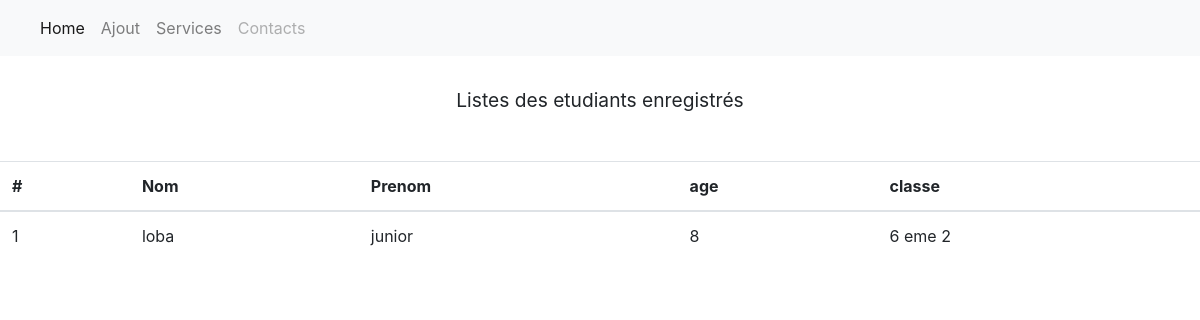
The page /liste on the database as committed earlier.
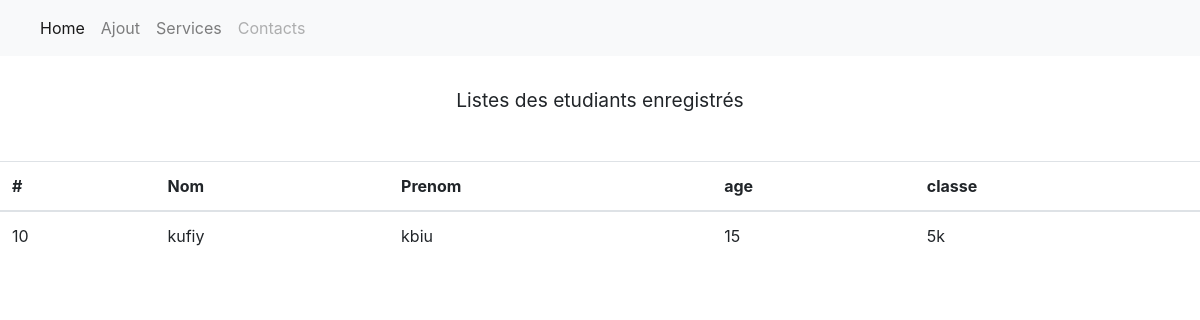
The same page on the database as committed later.
### inscription/models.py (models this page shows, shortened)
class Etudiant(models.Model):
    nom = models.CharField(max_length=50)
    prenom = models.CharField(max_length=50)
    age = models.IntegerField()
    classe = models.CharField(max_length=50)

### inscription/views.py (the view)
# urls.py: path('liste',liste,name='list'),
def liste(request):
    liste_Etudiant = Etudiant.objects.all()
    return render(request,'liste.html',{'liste_Etudiant':liste_Etudiant })

### inscription/templates/liste.html (shortened to what this page needs)
<!doctype html>
<html lang="fr">
  <head>
    <link rel="stylesheet" href="https://cdn.jsdelivr.net/npm/bootstrap@4.6.1/dist/css/bootstrap.min.css">
  </head>
  <body>
    <nav class="navbar navbar-expand-lg navbar-light bg-light">
      <div class="collapse navbar-collapse" id="navbarNav">
        <ul class="navbar-nav">
          <li class="nav-item active">
            <a class="nav-link" href="#">Home <span class="sr-only">(current)</span></a>
          </li>
          <li class="nav-item">
            <a class="nav-link"  href ="{% url 'add' %}">Ajout </a>
          </li>
          <li class="nav-item">
            <a class="nav-link" href="#">Services</a>
          </li>
          <li class="nav-item">
            <a class="nav-link disabled">Contacts</a>
          </li>
        </ul>
      </div>
    </nav>
    <div style="padding:15px;margin:15px;display:flex;justify-content:center;">
      <p><big>Listes des etudiants enregistrés</big></p>
    </div>
    <table class="table">
      <thead>
        <tr>
          <th scope="col">#</th>
          <th scope="col">Nom</th>
          <th scope="col">Prenom</th>
          <th scope="col">age</th>
          <th scope="col">classe</th>
        </tr>
      </thead>
      <tbody>
        {% for  etudiant  in liste_Etudiant  %}
        <tr>
            <td> {{ etudiant.id }} </td>
            <td> {{ etudiant.nom }} </td>
            <td> {{ etudiant.prenom }} </td>
            <td> {{etudiant.age }} </td>
            <td> {{etudiant.classe}} </td>
        </tr>
        {% endfor %}
      </tbody>
    </table>
  </body>
</html>

Rows that differ between the two databases and show on the page:
removed Etudiant: id "1", nom "loba", prenom "junior", age "8", classe "6 eme 2"
added Etudiant: id "10", nom "kufiy", prenom "kbiu", age "15", classe "5k"
